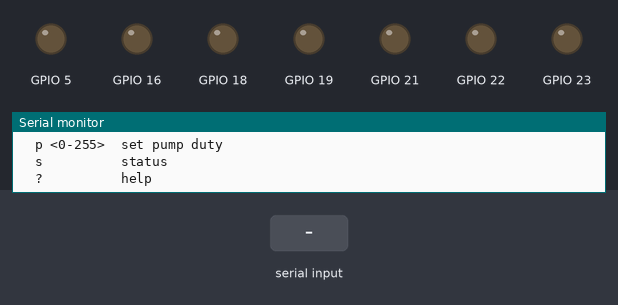
Simulated run of this sketch. Board: ESP32. Shown: output pins drawn as LEDs (lit = HIGH), the last lines printed to the serial monitor. The inputs (shaded band) are chosen by the test bench.

Above: at 1.2 s.
1.3 s: "a90\n" received over Serial
At 1.8 s:
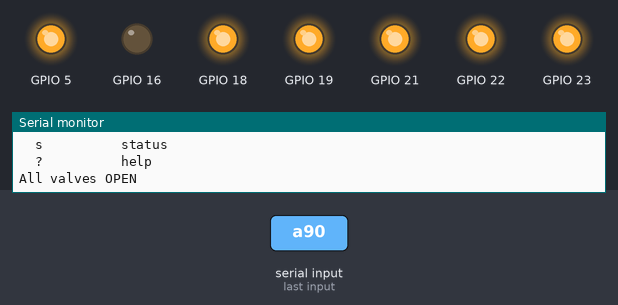
2.8 s: "p90\n" received over Serial
At 4.0 s:
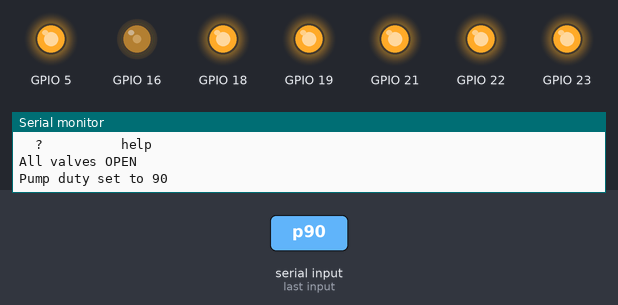
4.3 s: "p,45\n" received over Serial
At 5.2 s:
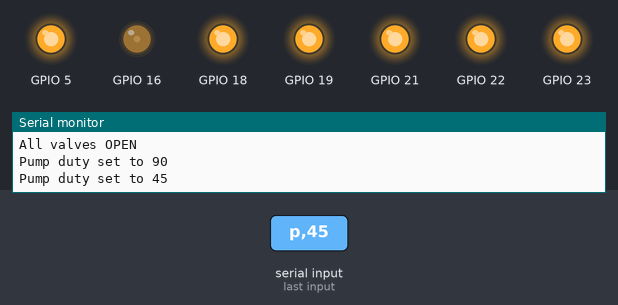
5.8 s: "x90\n" received over Serial
At 6.4 s:
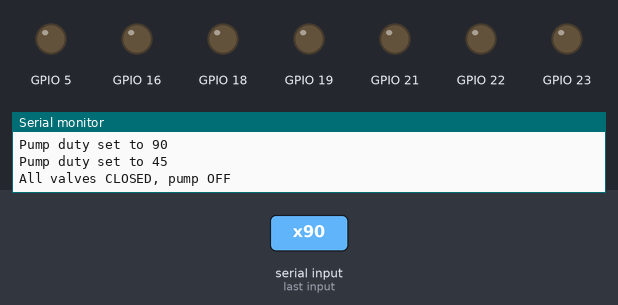
7.3 s: "p90\n" received over Serial
At 8.5 s:
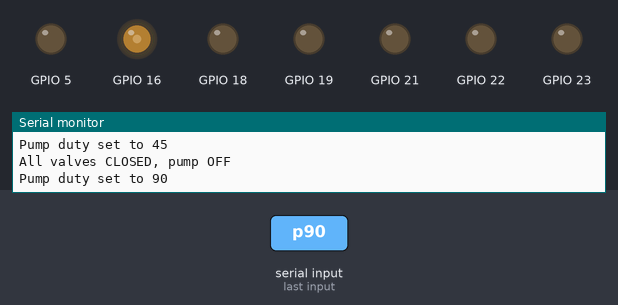
8.8 s: "a,45\n" received over Serial
At 9.8 s:
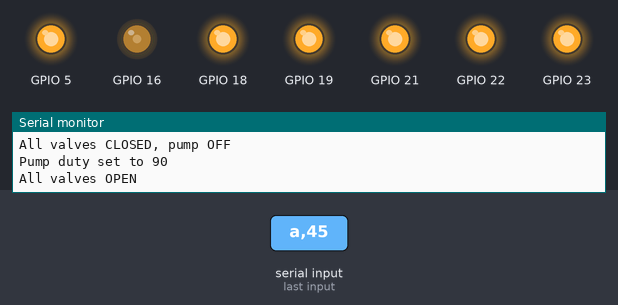
Timing chart, 0 to 11.3 s (numbered marks = the images above; inputs shaded):
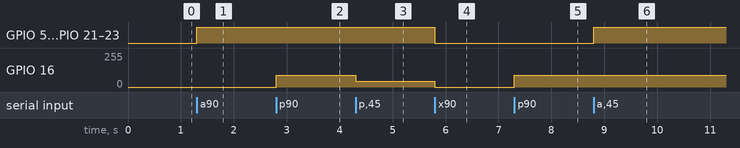

The sketch:

valve_control.ino
```cpp
/*
 * valve_control.ino  (ESP32)
 * Heart Sleeve — Valve & Pump Initial Test
 *
 * Identical behaviour to the Arduino Mega version.
 * ESP32 differences:
 *   - PWM uses ledcWrite via the LEDC peripheral
 *   - Serial runs at 3.3 V logic (use a level shifter if driving 5 V valves)
 *
 * Serial commands (115200 baud):
 *   o <n>     — open valve n (1–6)
 *   c <n>     — close valve n (1–6)
 *   a         — open all valves
 *   x         — close all valves
 *   p <0-255> — set pump PWM duty cycle
 *   s         — print status
 *   ?         — print help
 */

#include "../pins.h"

// ---- State ---------------------------------------------------------------
static uint8_t pumpDuty = 0;
static bool    valveState[NUM_VALVES] = {false};

// ---- Helpers -------------------------------------------------------------
void setValve(uint8_t index, bool open) {
    if (index >= NUM_VALVES) return;
    valveState[index] = open;
    digitalWrite(VALVE_PINS[index], open ? HIGH : LOW);
}

void allValves(bool open) {
    for (uint8_t i = 0; i < NUM_VALVES; i++) setValve(i, open);
}

void setPump(uint8_t duty) {
    pumpDuty = duty;
    ledcWrite(PUMP_LEDC_CHANNEL, duty);   // ESP32 LEDC instead of analogWrite
}

void printStatus() {
    Serial.println(F("--- Status ---"));
    const char* names[NUM_VALVES] = {
        "Apex-Circ", "Mid-Circ ", "Base-Circ",
        "Apex-Hel ", "Mid-Hel  ", "Base-Hel "
    };
    for (uint8_t i = 0; i < NUM_VALVES; i++) {
        Serial.print(F("  Valve "));
        Serial.print(i + 1);
        Serial.print(F(" ("));
        Serial.print(names[i]);
        Serial.print(F("): "));
        Serial.println(valveState[i] ? F("OPEN") : F("CLOSED"));
    }
    Serial.print(F("  Pump PWM: "));
    Serial.println(pumpDuty);
}

void printHelp() {
    Serial.println(F("Commands:"));
    Serial.println(F("  o <1-6>    open valve"));
    Serial.println(F("  c <1-6>    close valve"));
    Serial.println(F("  a          open all valves"));
    Serial.println(F("  x          close all valves, pump off"));
    Serial.println(F("  p <0-255>  set pump duty"));
    Serial.println(F("  s          status"));
    Serial.println(F("  ?          help"));
}

// ---- Arduino lifecycle ---------------------------------------------------
void setup() {
    Serial.begin(115200);

    // Init valve pins
    for (uint8_t i = 0; i < NUM_VALVES; i++) {
        pinMode(VALVE_PINS[i], OUTPUT);
        digitalWrite(VALVE_PINS[i], LOW);
    }

    // Init pump via LEDC
    ledcSetup(PUMP_LEDC_CHANNEL, PUMP_LEDC_FREQ_HZ, PUMP_LEDC_BITS);
    ledcAttachPin(PUMP_PWM_PIN, PUMP_LEDC_CHANNEL);
    ledcWrite(PUMP_LEDC_CHANNEL, 0);

    Serial.println(F("Heart Sleeve (ESP32) — Valve Control Ready"));
    printHelp();
}

void loop() {
    if (!Serial.available()) return;

    char cmd = Serial.read();

    switch (cmd) {
        case 'o': {
            int n = Serial.parseInt();
            if (n >= 1 && n <= NUM_VALVES) {
                setValve(n - 1, true);
                Serial.print(F("Opened valve ")); Serial.println(n);
            } else {
                Serial.println(F("Invalid valve number (1-6)"));
            }
            break;
        }
        case 'c': {
            int n = Serial.parseInt();
            if (n >= 1 && n <= NUM_VALVES) {
                setValve(n - 1, false);
                Serial.print(F("Closed valve ")); Serial.println(n);
            } else {
                Serial.println(F("Invalid valve number (1-6)"));
            }
            break;
        }
        case 'a':
            allValves(true);
            Serial.println(F("All valves OPEN"));
            break;
        case 'x':
            allValves(false);
            setPump(0);
            Serial.println(F("All valves CLOSED, pump OFF"));
            break;
        case 'p': {
            int duty = Serial.parseInt();
            duty = constrain(duty, 0, 255);
            setPump((uint8_t)duty);
            Serial.print(F("Pump duty set to ")); Serial.println(duty);
            break;
        }
        case 's':
            printStatus();
            break;
        case '?':
            printHelp();
            break;
        default:
            break;
    }
}
```

Measured:
- after the input at 1.3 s, GPIO 5, GPIO 18, GPIO 19, GPIO 21–23: LOW → HIGH at once
- after the input at 2.8 s, GPIO 16: 0/255 → 90/255 at once
- after the input at 4.3 s, GPIO 16: 90/255 → 45/255 at once
- after the input at 5.8 s, GPIO 5, GPIO 18, GPIO 19, GPIO 21–23: HIGH → LOW at once; GPIO 16: 45/255 → 0/255 at once
- after the input at 7.3 s, GPIO 16: 0/255 → 90/255 at once
- after the input at 8.8 s, GPIO 5, GPIO 18, GPIO 19, GPIO 21–23: LOW → HIGH at once
